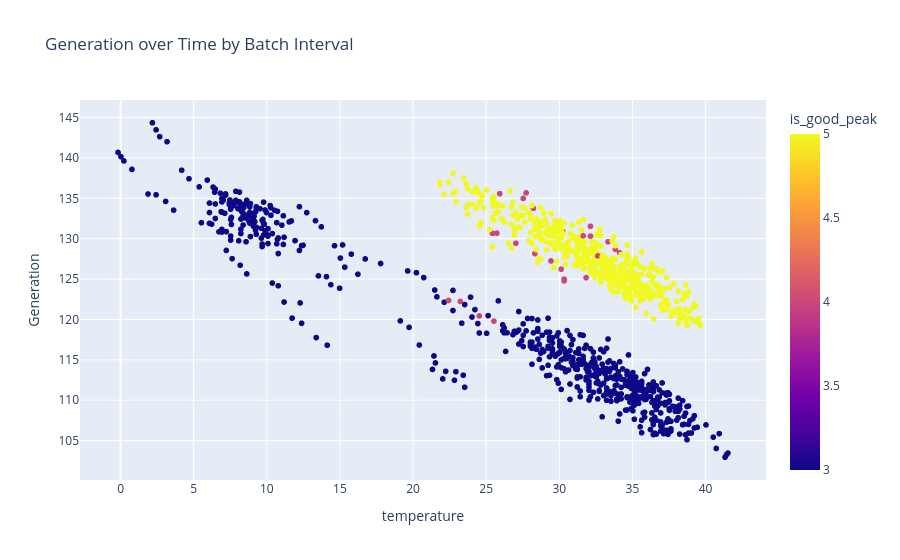

Here is the notebook cell this chart was saved with:
### Code cell
name_plot = "پرند"
code_plot = "G12"
df_plot = feature_adder.df.copy()
ds_n_c_plot = Data_selector(Data_selector(df_plot).select_peaks(goodness=3))
df_n_c_plot = ds_n_c_plot.filter_name_code(name_plot, code_plot)
show(df_n_c_plot)

### Figure 1 — Plotly figure (JSON) as saved in the notebook; plotly's stock layout.template omitted (floating-point values rounded to 4 significant figures; data arrays with more than 128 entries replaced by an {"elided": "..."} marker saying what was removed)
{"data": [{"hovertemplate": "temperature=%{x}<br>Generation=%{y}<br>is_good_peak=%{marker.color}<extra></extra>", "legendgroup": "", "marker": {"color": {"elided": "1101 int values"}, "coloraxis": "coloraxis", "symbol": "circle"}, "mode": "markers", "name": "", "showlegend": false, "type": "scattergl", "x": {"elided": "1101 float values"}, "xaxis": "x", "y": {"elided": "1101 float values"}, "yaxis": "y"}], "layout": {"coloraxis": {"colorbar": {"title": {"text": "is_good_peak"}}, "colorscale": [[0, "#0d0887"], [0.1111, "#46039f"], [0.2222, "#7201a8"], [0.3333, "#9c179e"], [0.4444, "#bd3786"], [0.5556, "#d8576b"], [0.6667, "#ed7953"], [0.7778, "#fb9f3a"], [0.8889, "#fdca26"], [1, "#f0f921"]]}, "legend": {"tracegroupgap": 0}, "title": {"text": "Generation over Time by Batch Interval"}, "xaxis": {"anchor": "y", "domain": [0, 1], "title": {"text": "temperature"}}, "yaxis": {"anchor": "x", "domain": [0, 1], "title": {"text": "Generation"}}}}
